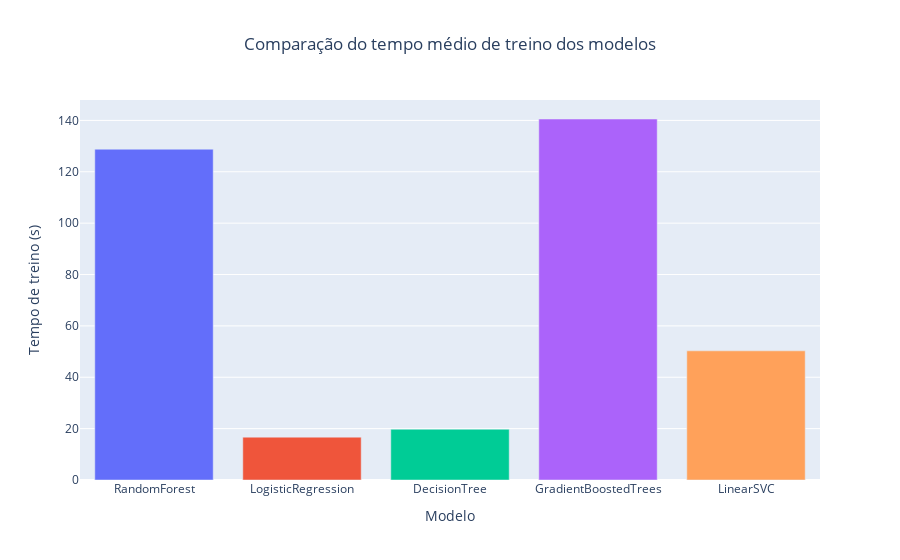

Write notebook code for a chart like this one.
### Markdown cell above
Gráfico com o tempo de treino de cada modelo

### Code cell
results_data_resources = [
    ("RandomForest", 128.79, None),
    ("LogisticRegression", 16.68, None),
    ("DecisionTree", 19.75, None),
    ("GradientBoostedTrees", 140.55, None),
    ("LinearSVC", 50.29, None)
]

data = {
    "Modelo": [name for name, _, _ in results_data_resources],
    "Tempo médio de treino": [auc for _, auc, _ in results_data_resources]
}
df = pd.DataFrame(data)

fig = px.bar(
    df,
    x="Modelo",
    y="Tempo médio de treino",
    title="Comparação do tempo médio de treino dos modelos",
    labels={"Tempo médio de treino": "Tempo médio de treino (s)", "Modelo": "Modelo"},
    color="Modelo",
    color_discrete_sequence=px.colors.qualitative.Plotly
)

fig.update_layout(
    xaxis_title="Modelo",
    yaxis_title="Tempo de médio de treino (s)",
    showlegend=False,
    title_x=0.5
)

fig.show()

### Figure 1 — Plotly figure (JSON) as saved in the notebook; plotly's stock layout.template omitted (floating-point values rounded to 4 significant figures)
{"data": [{"hovertemplate": "Modelo=%{x}<br>Tempo médio de treino (s)=%{y}<extra></extra>", "legendgroup": "RandomForest", "marker": {"color": "#636EFA", "pattern": {"shape": ""}}, "name": "RandomForest", "orientation": "v", "showlegend": true, "textposition": "auto", "type": "bar", "x": ["RandomForest"], "xaxis": "x", "y": [128.8], "yaxis": "y"}, {"hovertemplate": "Modelo=%{x}<br>Tempo médio de treino (s)=%{y}<extra></extra>", "legendgroup": "LogisticRegression", "marker": {"color": "#EF553B", "pattern": {"shape": ""}}, "name": "LogisticRegression", "orientation": "v", "showlegend": true, "textposition": "auto", "type": "bar", "x": ["LogisticRegression"], "xaxis": "x", "y": [16.68], "yaxis": "y"}, {"hovertemplate": "Modelo=%{x}<br>Tempo médio de treino (s)=%{y}<extra></extra>", "legendgroup": "DecisionTree", "marker": {"color": "#00CC96", "pattern": {"shape": ""}}, "name": "DecisionTree", "orientation": "v", "showlegend": true, "textposition": "auto", "type": "bar", "x": ["DecisionTree"], "xaxis": "x", "y": [19.75], "yaxis": "y"}, {"hovertemplate": "Modelo=%{x}<br>Tempo médio de treino (s)=%{y}<extra></extra>", "legendgroup": "GradientBoostedTrees", "marker": {"color": "#AB63FA", "pattern": {"shape": ""}}, "name": "GradientBoostedTrees", "orientation": "v", "showlegend": true, "textposition": "auto", "type": "bar", "x": ["GradientBoostedTrees"], "xaxis": "x", "y": [140.6], "yaxis": "y"}, {"hovertemplate": "Modelo=%{x}<br>Tempo médio de treino (s)=%{y}<extra></extra>", "legendgroup": "LinearSVC", "marker": {"color": "#FFA15A", "pattern": {"shape": ""}}, "name": "LinearSVC", "orientation": "v", "showlegend": true, "textposition": "auto", "type": "bar", "x": ["LinearSVC"], "xaxis": "x", "y": [50.29], "yaxis": "y"}], "layout": {"barmode": "relative", "legend": {"title": {"text": "Modelo"}, "tracegroupgap": 0}, "showlegend": false, "title": {"text": "Comparação do tempo médio de treino dos modelos", "x": 0.5}, "xaxis": {"anchor": "y", "categoryarray": ["RandomForest", "LogisticRegression", "DecisionTree", "GradientBoostedTrees", "LinearSVC"], "categoryorder": "array", "domain": [0, 1], "title": {"text": "Modelo"}}, "yaxis": {"anchor": "x", "domain": [0, 1], "title": {"text": "Tempo de treino (s)"}}}}
